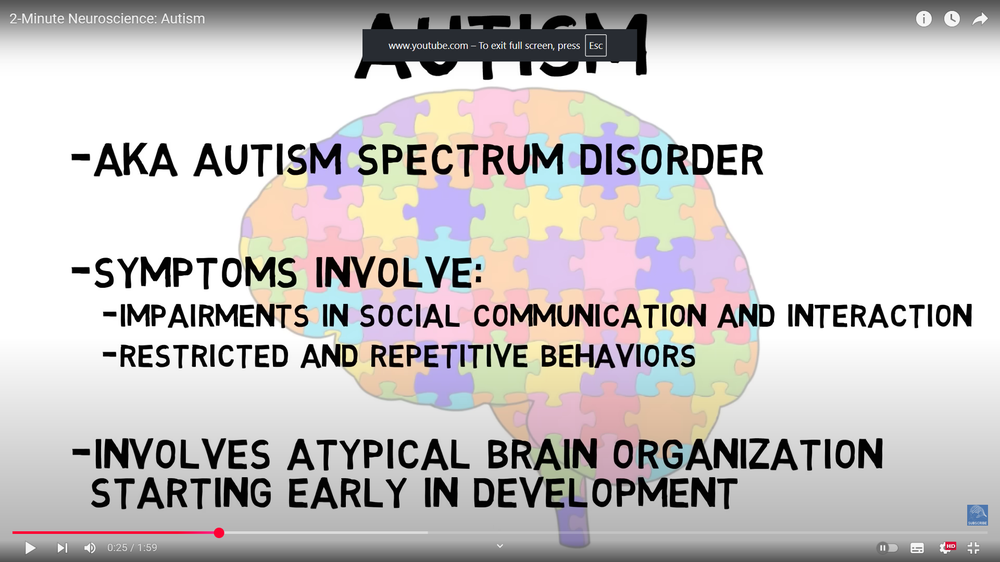
#> input picture Screenshot (203).png, 1000 x 562 px, shrunk from 1920 x 1080 before the run
$ python -i test_ocr.py   (imports and definitions only)
#> lines starting #> are read from the running program, lines starting #| are printed output that depends on the picture; after the words box and inside, x2 and y2 are one past the last pixel; in counts of white or black regions, pixels touching at a corner belong together
#> further down, picture is the input picture: shape (562, 1000, 3); mean B, G, R 194.1, 195, 198.6
import cv2
import easyocr
import numpy as np

# Initialize EasyOCR reader
# [1 line that did not run here, left out]

def preprocess_image(frame):
    """
    Preprocess frame for better OCR accuracy.
    """
    # Convert to grayscale
    gray = cv2.cvtColor(frame, cv2.COLOR_BGR2GRAY)
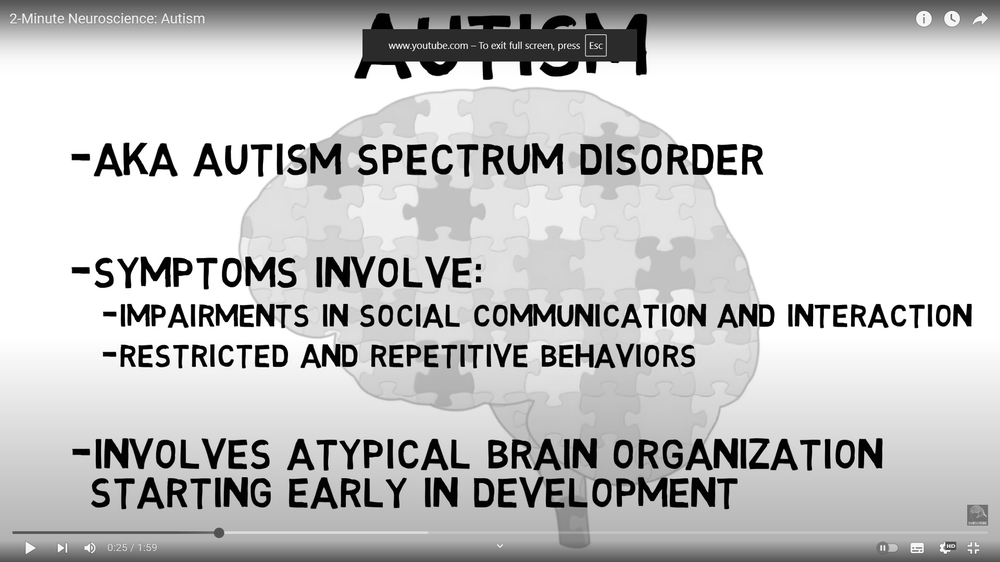
#> gray: shape (562, 1000); min 0, max 255, mean 196
    # Enhance contrast using CLAHE
    clahe = cv2.createCLAHE(clipLimit=2.0, tileGridSize=(8, 8))
    enhanced = clahe.apply(gray)
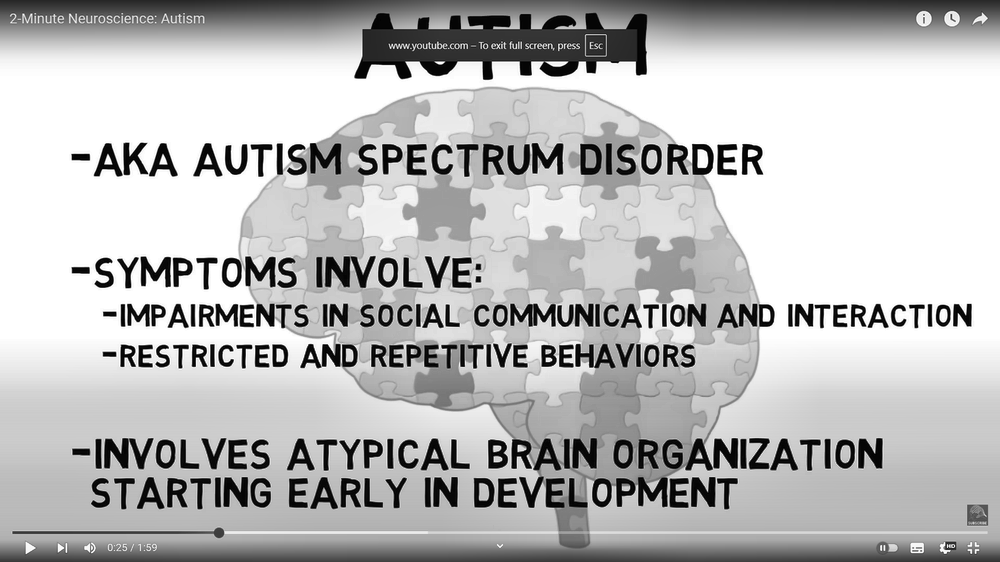
#> enhanced: shape (562, 1000); min 2, max 255, mean 186.6
    # Apply adaptive thresholding
    thresh = cv2.adaptiveThreshold(enhanced, 255, cv2.ADAPTIVE_THRESH_GAUSSIAN_C,
                                   cv2.THRESH_BINARY, 11, 2)
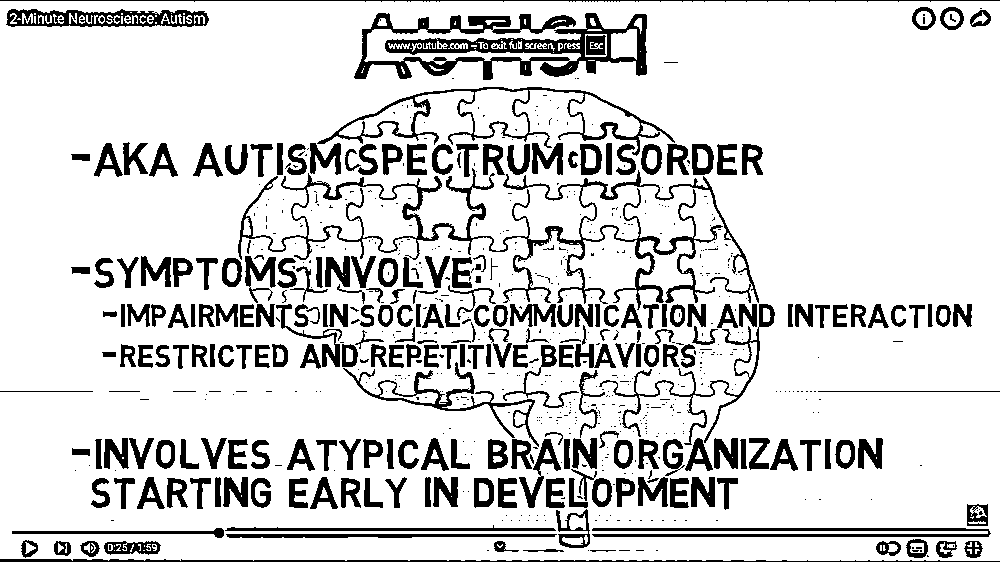
#> thresh: shape (562, 1000); 83.9% white; 765 black regions (513 under 20 px), largest, box (x1, y1, x2, y2) and area: (238, 168, 759, 310) 8425, (354, 13, 647, 80) 7723, (317, 87, 675, 156) 2993
    # Light denoising to preserve small text
    denoised = cv2.fastNlMeansDenoising(thresh, None, 10, 7, 21)
    return denoised

# Load the image
# [27 lines not run here, left out]


>>> import cv2
>>> picture = cv2.imread('Screenshot (203).png')
>>> result = preprocess_image(picture)
